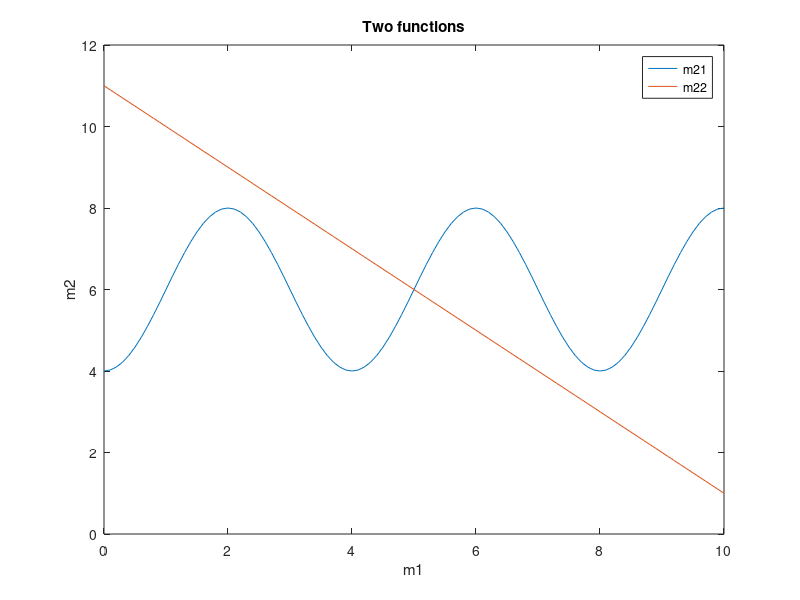
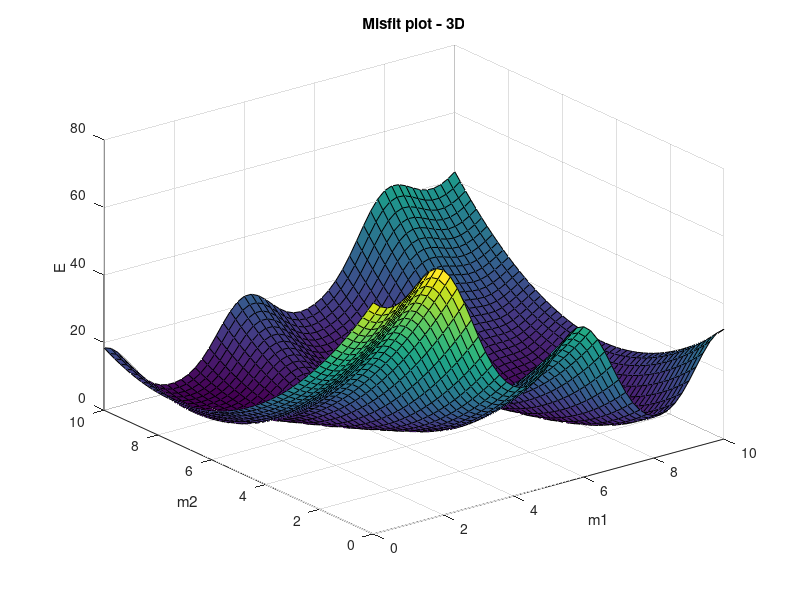
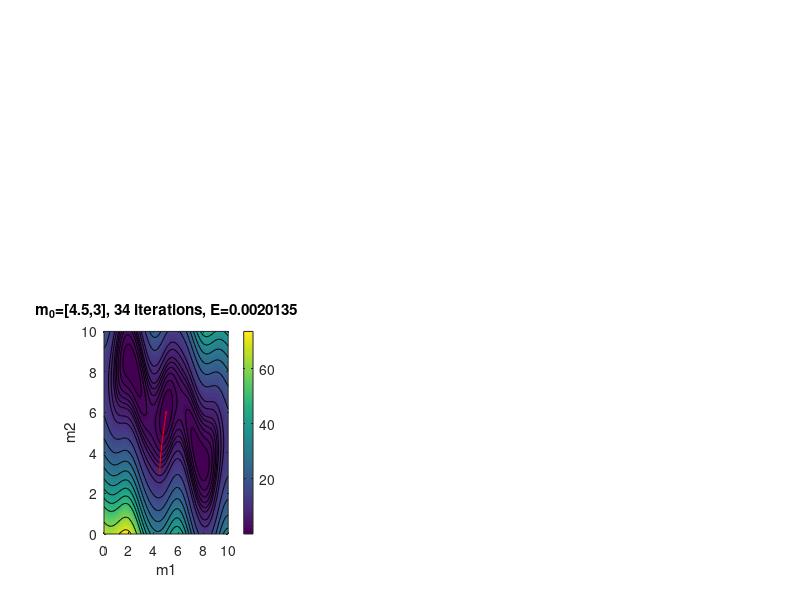

MATLAB code to generate these figures, in order:
%% InvTomo Ex6 - SS2020
clearvars; close all; clc

m1=0:0.1:10;
m21=-2*cos(m1*pi/2)+6;
m22=-m1+11;

figure%('units','normalized','outerposition',[0.1 0.1 0.8 0.8])
% subplot(2,3,1)
plot(m1,m21)
hold on
plot(m1,m22)
title('Two functions')
xlabel('m1')
ylabel('m2')
legend('m21','m22')

%%
[m1range,m2range]=meshgrid(0:0.2:10,0:0.2:10);
Em=0.5*((2*cos(m1range*pi/2)+m2range-6).^2+(m1range+m2range-11).^2);

figure
% subplot(2,3,2)
surf(0:0.2:10,0:0.2:10,Em)
title('Misfit plot - 3D')
xlabel('m1')
ylabel('m2')
zlabel('E')

[m1range,m2range]=meshgrid(0:0.1:10,0:0.1:10);
Em=0.5*((2*cos(m1range*pi/2)+m2range-6).^2+(m1range+m2range-11).^2);

% subplot(2,3,3)
figure
imagesc(0:0.1:10,0:0.1:10,Em)
hold on
contour(0:0.1:10,0:0.1:10,Em,[1:5 6:2:10 15:5:50 60:10:70],'-k')
title('Misfit plot - 2D')
xlabel('m1')
ylabel('m2')
colorbar
set(gca,'YDir','normal')

%%%%%%%%%%%%%
stepsize=0.1;
nmax=100;
alpha=0.01;
%%%%%%%%%%%%

%%%%%%%%%
m1_0=4.5;
m2_0=3.0;
%%%%%%%%%

n=1;
next=1;
m=[m1_0;m2_0];
E=0.5*((2*cos(m(1,1)*pi/2)+m(2,1)-6).^2+(m(1,1)+m(2,1)-11).^2);

while next==1
    gradE=[-pi*sin(m(1,n)*pi/2)*(2*cos(m(1,n)*pi/2)+m(2,n)-6)+m(1,n)+m(2,n)-11 ; 2*cos(m(1,n)*pi/2)+2*m(2,n)+m(1,n)-17];
    dir=gradE/norm(gradE);
    m(:,n+1)=m(:,n)-dir*stepsize;
    E(1,n+1)=0.5*((2*cos(m(1,n+1)*pi/2)+m(2,n+1)-6).^2+(m(1,n+1)+m(2,n+1)-11).^2);
    if n >= nmax
        next=0;
    elseif E(n)==0
        next=0;
    elseif n>3
        deltaE=abs(E(n)-E(n-2))/E(n-2);
        if deltaE<alpha
            next=0;
        end
    end
    n=n+1;
end

subplot(2,3,4)
imagesc(0:0.1:10,0:0.1:10,Em)
hold on
contour(0:0.1:10,0:0.1:10,Em,[1:5 6:2:10 15:5:50 60:10:70],'-k')
plot(m(1,:),m(2,:),'-r')
title(['m_0=[',num2str(m1_0),',',num2str(m2_0),'], ',num2str(n),' iterations, E=',num2str(E(n))])
xlabel('m1')
ylabel('m2')
colorbar
set(gca,'YDir','normal')

% %%%%%%%%%
% m1_0=7.0;
% m2_0=1.0;
% %%%%%%%%%
% 
% n=1;
% next=1;
% m=[m1_0;m2_0];
% E=0.5*((2*cos(m(1,1)*pi/2)+m(2,1)-6).^2+(m(1,1)+m(2,1)-11).^2);
% 
% while next==1
%     gradE=[-pi*sin(m(1,n)*pi/2)*(2*cos(m(1,n)*pi/2)+m(2,n)-6)+m(1,n)+m(2,n)-11 ; 2*cos(m(1,n)*pi/2)+2*m(2,n)+m(1,n)-17];
%     dir=gradE/norm(gradE);
%     m(:,n+1)=m(:,n)-dir*stepsize;
%     E(1,n+1)=0.5*((2*cos(m(1,n+1)*pi/2)+m(2,n+1)-6).^2+(m(1,n+1)+m(2,n+1)-11).^2);
%     if n >= nmax
%         next=0;
%     elseif E(n)==0
%         next=0;
%     elseif n>3
%         deltaE=abs(E(n)-E(n-2))/E(n-2);
%         if deltaE<alpha
%             next=0;
%         end
%     end
%     n=n+1;
% end
% 
% subplot(2,3,5)
% imagesc(0:0.1:10,0:0.1:10,Em)
% hold on
% contour(0:0.1:10,0:0.1:10,Em,[1:5 6:2:10 15:5:50 60:10:70],'-k')
% plot(m(1,:),m(2,:),'-r')
% title(['m_0=[',num2str(m1_0),',',num2str(m2_0),'], ',num2str(n),' iterations, E=',num2str(E(n))])
% xlabel('m1')
% ylabel('m2')
% colorbar
% set(gca,'YDir','normal')
% 
% %%%%%%%%%
% m1_0=3.0;
% m2_0=5.0;
% %%%%%%%%%
% 
% n=1;
% next=1;
% m=[m1_0;m2_0];
% E=0.5*((2*cos(m(1,1)*pi/2)+m(2,1)-6).^2+(m(1,1)+m(2,1)-11).^2);
% 
% while next==1
%     gradE=[-pi*sin(m(1,n)*pi/2)*(2*cos(m(1,n)*pi/2)+m(2,n)-6)+m(1,n)+m(2,n)-11 ; 2*cos(m(1,n)*pi/2)+2*m(2,n)+m(1,n)-17];
%     dir=gradE/norm(gradE);
%     m(:,n+1)=m(:,n)-dir*stepsize;
%     E(1,n+1)=0.5*((2*cos(m(1,n+1)*pi/2)+m(2,n+1)-6).^2+(m(1,n+1)+m(2,n+1)-11).^2);
%     if n >= nmax
%         next=0;
%     elseif E(n)==0
%         next=0;
%     elseif n>3
%         deltaE=abs(E(n)-E(n-2))/E(n-2);
%         if deltaE<alpha
%             next=0;
%         end
%     end
%     n=n+1;
% end
% 
% subplot(2,3,6)
% imagesc(0:0.1:10,0:0.1:10,Em)
% hold on
% contour(0:0.1:10,0:0.1:10,Em,[1:5 6:2:10 15:5:50 60:10:70],'-k')
% plot(m(1,:),m(2,:),'-r')
% title(['m_0=[',num2str(m1_0),',',num2str(m2_0),'], ',num2str(n),' iterations, E=',num2str(E(n))])
% xlabel('m1')
% ylabel('m2')
% colorbar
% set(gca,'YDir','normal')
